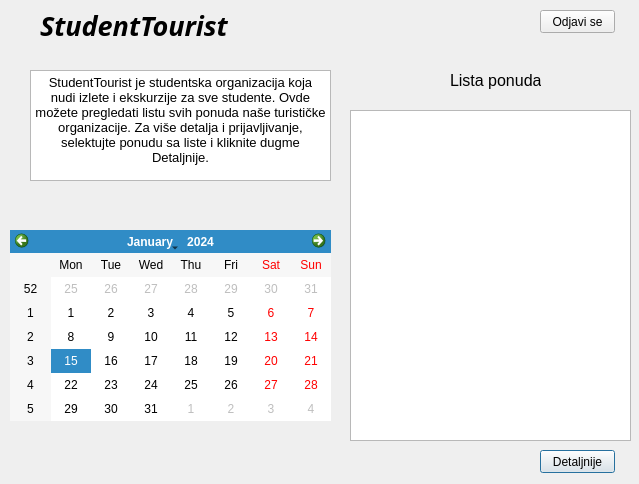
<?xml version="1.0" encoding="UTF-8"?>
<ui version="4.0">
 <class>Student</class>
 <widget class="QDialog" name="Student">
  <property name="geometry">
   <rect>
    <x>0</x>
    <y>0</y>
    <width>639</width>
    <height>484</height>
   </rect>
  </property>
  <property name="windowTitle">
   <string>Dialog</string>
  </property>
  <widget class="QLabel" name="title_2">
   <property name="geometry">
    <rect>
     <x>40</x>
     <y>10</y>
     <width>311</width>
     <height>31</height>
    </rect>
   </property>
   <property name="font">
    <font>
     <family>Ravie</family>
     <pointsize>20</pointsize>
     <weight>75</weight>
     <italic>true</italic>
     <bold>true</bold>
    </font>
   </property>
   <property name="layoutDirection">
    <enum>Qt::LeftToRight</enum>
   </property>
   <property name="text">
    <string>StudentTourist</string>
   </property>
  </widget>
  <widget class="QLabel" name="lista_ponuda_label">
   <property name="geometry">
    <rect>
     <x>450</x>
     <y>70</y>
     <width>91</width>
     <height>21</height>
    </rect>
   </property>
   <property name="font">
    <font>
     <family>MS Shell Dlg 2</family>
     <pointsize>12</pointsize>
     <weight>50</weight>
     <bold>false</bold>
    </font>
   </property>
   <property name="text">
    <string>Lista ponuda</string>
   </property>
  </widget>
  <widget class="QTextBrowser" name="about">
   <property name="geometry">
    <rect>
     <x>30</x>
     <y>70</y>
     <width>301</width>
     <height>111</height>
    </rect>
   </property>
   <property name="autoFillBackground">
    <bool>false</bool>
   </property>
   <property name="html">
    <string>&lt;!DOCTYPE HTML PUBLIC &quot;-//W3C//DTD HTML 4.0//EN&quot; &quot;http://www.w3.org/TR/REC-html40/strict.dtd&quot;&gt;
&lt;html&gt;&lt;head&gt;&lt;meta name=&quot;qrichtext&quot; content=&quot;1&quot; /&gt;&lt;style type=&quot;text/css&quot;&gt;
p, li { white-space: pre-wrap; }
&lt;/style&gt;&lt;/head&gt;&lt;body style=&quot; font-family:'MS Shell Dlg 2'; font-size:8.25pt; font-weight:400; font-style:normal;&quot;&gt;
&lt;p align=&quot;center&quot; style=&quot; margin-top:0px; margin-bottom:0px; margin-left:0px; margin-right:0px; -qt-block-indent:0; text-indent:0px;&quot;&gt;&lt;span style=&quot; font-size:10pt;&quot;&gt;StudentTourist je studentska organizacija koja nudi izlete i ekskurzije za sve studente. Ovde možete pregledati listu svih ponuda naše turističke organizacije. Za više detalja i prijavljivanje, selektujte ponudu sa liste i kliknite dugme Detaljnije.&lt;/span&gt;&lt;/p&gt;&lt;/body&gt;&lt;/html&gt;</string>
   </property>
  </widget>
  <widget class="QListView" name="lista_ponuda">
   <property name="geometry">
    <rect>
     <x>350</x>
     <y>110</y>
     <width>281</width>
     <height>331</height>
    </rect>
   </property>
  </widget>
  <widget class="QPushButton" name="details_btn_ponude">
   <property name="geometry">
    <rect>
     <x>540</x>
     <y>450</y>
     <width>75</width>
     <height>23</height>
    </rect>
   </property>
   <property name="text">
    <string>Detaljnije</string>
   </property>
  </widget>
  <widget class="QPushButton" name="logout_btn">
   <property name="geometry">
    <rect>
     <x>540</x>
     <y>10</y>
     <width>75</width>
     <height>23</height>
    </rect>
   </property>
   <property name="text">
    <string>Odjavi se</string>
   </property>
  </widget>
  <widget class="QCalendarWidget" name="calendarWidget">
   <property name="geometry">
    <rect>
     <x>10</x>
     <y>230</y>
     <width>321</width>
     <height>191</height>
    </rect>
   </property>
  </widget>
 </widget>
 <resources/>
 <connections/>
</ui>
